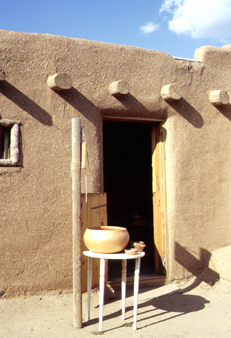
%> input picture sourceimages/door/door1.jpg, 231 x 338 px; its folder holds only this picture in this run
$ octave Script.m   (GNU Octave 9; MATLAB toolbox functions it lacks are replaced by stand-ins)
%> lines starting %> are read from the running program, lines starting %| are printed output that depends on the picture; in (x1, y1, x2, y2) boxes, pixels count from 0 and x2, y2 are one past the last pixel; in counts of white or black regions, pixels touching at a corner belong together; the program's own positions count from 1
### load_images.m
% This procedure loads a sequence of images
%
% Arguments:
%   'path', refers to a directory which contains a sequence of images
%   'reduce' is an optional parameter that controls downsampling, e.g., reduce = .5
%   downsamples all images by a factor of 2.
%
% tom.mertens@gmail.com, August 2007
%

function I = load_images(path, reduce)
%> called with reduce = 1

if ~exist('reduce')
    reduce = 1;
end

if (reduce > 1 || reduce <= 0)
    error('reduce must fulfill: 0 < reduce <= 1');
end

% find all JPEG or PPM files in directory
files = dir([path '/*.tif']);
N = length(files);
if (N == 0)
    files = dir([path '/*.jpg']);
    N = length(files);
    if (N == 0)
    files = dir([path '/*.gif']);
    N = length(files);
    if (N == 0)
    files = dir([path '/*.bmp']);
    N = length(files);
    if (N == 0)
    files = dir([path '/*.png']);
    N = length(files);
    if (N == 0)
    error('no files found');
    end
          end
         end
    end
end

% allocate memory
sz = size(imread([path '/' files(1).name]));
%> sz = [338 231 3]
r = floor(sz(1)*reduce);
%> r = 338
c = floor(sz(2)*reduce);
%> c = 231
if length(sz)==3
    I=zeros(r,c,3,N);
%> I: size 338x231x3 double; every value is 0
else
I = zeros(r,c,N);
end
% read all files
for i = 1:N

    % load image
    filename = [path '/' files(i).name];
    im = imread(filename);
%> im is the input picture: size 338x231x3 uint8; mean R, G, B 169.4, 152.2, 132.2
    if (size(im,1) ~= sz(1) || size(im,2) ~= sz(2))
        error('images must all have the same size');
    end

    % optional downsampling step
    if (reduce < 1)
    im = imresize(im,[r c],'bicubic');
    end
    if size(im,3)==3
    I(:,:,:,i) =im;
    else
    I(:,:,i) = im;
    end
    I=uint8(I);
end

### GFF.m
function [F] = GFF(I,r1,eps1,r2,eps2)
%   - local window radius: r
%   - regularization parameter: eps
if ~exist('r1')
    r1 = 45; eps1 = 0.3; r2 = 7; eps2 = 10^-6;
else
end
if size(I,3)==3 && size(I,4)~=1
G=rgb2gray_n(I);
else
G=I;
end
% Laplician Filtering
H = LapFilter(G);

% Gaussian Filtering and saliency  map
S = GauSaliency(H);

% Initial Weight Construction
P = IWconstruct(S);

% Color Dissimilarity Feature (only for dynamic fusion)

%  imgs=double(I)/255;
%  I_eq=Heq(double(imgs));
%  med_map=median(I_eq,4);
%  cost2=distance_map(I_eq,med_map,1,3,30);
%
%  P = P.*cost2;
%
% Weight Optimization with Guided Filtering
W_B = GuidOptimize(G,P,r1,eps1);
W_D = GuidOptimize(G,P,r2,eps2);

% Two Scale Decomposition and Fusion
F = GuidFuse(I,W_B,W_D);

% Image Format Transformation
F = uint8(F*255);

%imwrite(F,'fused_gff.tif')


% [6 lines left out: function rgb2gray_n, not called in this run]

function [ H ] = LapFilter( G )
%Conduct Laplacian filtering on each source image
L = [0 1 0; 1 -4 1; 0 1 0]; % The 3*3 laplacian filter
N = size(G,3); % to get number of Images
%> N = 3
G = double(G)/255; %Converting to double
H = zeros(size(G,1),size(G,2),N); % Assign memory
for i = 1:N
    H(:,:,i) = abs(imfilter(G(:,:,i),L,'replicate'));
end
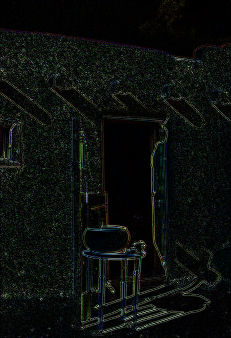
%> H: size 338x231x3 double; mean R, G, B 0.0752, 0.0937, 0.0796; drawn with min black and max white

function [ S ] = GauSaliency( H )
% Using the local average of the absolute value of H to construct the
% saliency maps
N = size(H,3);
S = zeros(size(H,1),size(H,2),N);
for i=1:N
se = fspecial('gaussian',11,5); % window size 5 sigma 11
S(:,:,i) = imfilter(H(:,:,i),se,'replicate');
end
S = S + 1e-12; %avoids division by zero
S = S./repmat(sum(S,3),[1 1 N]);%Normalize the saliences in to [0-1]

function [P] = IWconstruct( S )
% construct the initial weight maps
[r c N] = size(S);
%> r = 338; c = 231
[X Labels] = max(S,[],3); % find the labels of the maximum
clear X
for i = 1:N
    mono = zeros(r,c);
    mono(Labels==i) = 1;
    P(:,:,i) = mono;
end
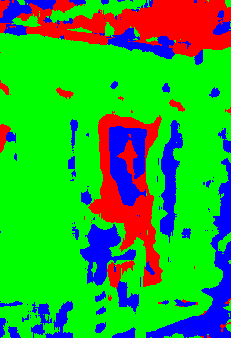
%> P: size 338x231x3 double; mean R, G, B 0.158, 0.67, 0.172
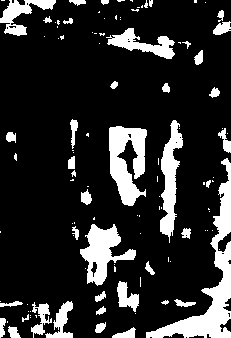
%> mono: size 338x231 double; values 0 (black) and 1 (white), 17.2% white; 112 white regions (71 under 20 px), largest, box (x1, y1, x2, y2) and area: (146, 158, 231, 338) 3252, (109, 126, 147, 206) 1955, (80, 224, 136, 286) 1537

function [W] = GuidOptimize( I, P, r, eps)
%> called with r = 45, eps = 0.3
N = size(I,3);
I = double(I)/255;
for i=1:N
P(:,:,i) = double(P(:,:,i));
W(:,:,i) = guidedfilter(I(:,:,i), P(:,:,i), r, eps);
end
W = uint8(W.*255); % Remove values which are not in the [0-1] range
%> W: size 338x231x3 uint8
W = double(W)/255;
%> W: size 338x231x3 double
W = W + 1e-12; %Normalization
W = W./repmat(sum(W,3),[1 1 N]);
%> call 2 of GuidOptimize, with r = 7, eps = 1e-06
%> after the loop in GuidOptimize (call 2), `for i=1:N`:
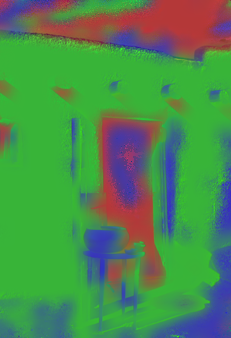
%> W: size 338x231x3 double; mean R, G, B 0.158, 0.67, 0.172; mean of the top-left, top-right, bottom-left and bottom-right quarters 0.333, 0.333, 0.334, 0.333; drawn with min black and max white

function [F] = GuidFuse(I, W_B, W_D)
I = double(I)/255;
se = fspecial('average', [31 31]);
if size(I,3)==3 && size(I,4)~=1
[r,c,M,N]=size(I);
F_B = zeros(r,c,M);
F_D = zeros(r,c,M);
for n=1:N
w_B = W_B(:,:,n);
w_D = W_D(:,:,n);
G = I(:,:,:,n);
B = imfilter(G,se,'replicate'); %equation number 13 in paper
D = G-B;                        % equation number 14
%subplot(6,3,n*3-2);imshow(G);subplot(6,3,n*3-1);imshow(B);subplot(6,3,n*3);imshow(D);
F_B = F_B+B.*repmat(w_B,[1 1 3]);
F_D = F_D+D.*repmat(w_D,[1 1 3]);
end
else
[r,c,N] = size(I);
F_B = zeros(r,c);
F_D = zeros(r,c);
for n=1:N
w_B = W_B(:,:,n);
w_D = W_D(:,:,n);
B = imfilter(I(:,:,n),se,'replicate');  % Getting Base Layer in two scale decomposition
D = I(:,:,n)-B;
F_B = F_B+B.*w_B;
F_D = F_D+D.*w_D;
end
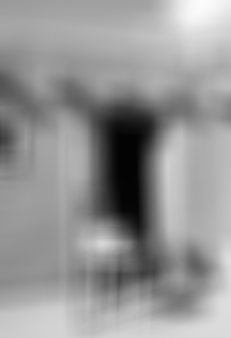
%> F_B: size 338x231 double; min 0.0142, max 0.992, mean 0.586
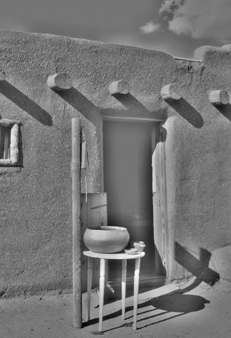
%> F_D: size 338x231 double; min -0.625, max 0.732, mean -0.00105; drawn with min black and max white
end
F = F_B+F_D;

### guidedfilter.m
function q = guidedfilter(I, p, r, eps)
%   GUIDEDFILTER   O(1) time implementation of guided filter.
%
%   - guidance image: I (should be a gray-scale/single channel image)
%   - filtering input image: p (should be a gray-scale/single channel image)
%   - local window radius: r
%   - regularization parameter: eps

[hei, wid] = size(I);
N = boxfilter(ones(hei, wid), r); % the size of each local patch; N=(2r+1)^2 except for boundary pixels.

mean_I = boxfilter(I, r) ./ N;
mean_p = boxfilter(p, r) ./ N;  % equation (5)
mean_Ip = boxfilter(I.*p, r) ./ N;  % mean IP used in equation (3)
cov_Ip = mean_Ip - mean_I .* mean_p; % this is the covariance of (I, p) in each local patch.

mean_II = boxfilter(I.*I, r) ./ N;
var_I = mean_II - mean_I .* mean_I;

a = cov_Ip ./ (var_I + eps); % Eqn. (3) in the paper;
b = mean_p - a .* mean_I; % Eqn. (4) in the paper;

mean_a = boxfilter(a, r) ./ N;
mean_b = boxfilter(b, r) ./ N;

q = mean_a .* I + mean_b; % Eqn. (1 and 9) in the paper;
end

### boxfilter.m
function imDst = boxfilter(imSrc, r)

%   BOXFILTER   O(1) time box filtering using cumulative sum
%
%   - Definition imDst(x, y)=sum(sum(imSrc(x-r:x+r,y-r:y+r)));
%   - Running time independent of r;
%   - Equivalent to the function: colfilt(imSrc, [2*r+1, 2*r+1], 'sliding', @sum);
%   - But much faster.

[hei, wid] = size(imSrc);
imDst = zeros(size(imSrc));

%cumulative sum over Y axis
imCum = cumsum(imSrc, 1);
%difference over Y axis
imDst(1:r+1, :) = imCum(1+r:2*r+1, :);
imDst(r+2:hei-r, :) = imCum(2*r+2:hei, :) - imCum(1:hei-2*r-1, :);
imDst(hei-r+1:hei, :) = repmat(imCum(hei, :), [r, 1]) - imCum(hei-2*r:hei-r-1, :);

%cumulative sum over X axis
imCum = cumsum(imDst, 2);
%difference over Y axis
imDst(:, 1:r+1) = imCum(:, 1+r:2*r+1);
imDst(:, r+2:wid-r) = imCum(:, 2*r+2:wid) - imCum(:, 1:wid-2*r-1);
imDst(:, wid-r+1:wid) = repmat(imCum(:, wid), [1, r]) - imCum(:, wid-2*r:wid-r-1);
end

### Script.m
clc,clear
addpath('evaluation');
I = load_images( 'C:\Users\Home\Dropbox\Research Work\Proposed Method\sourceimages\door',1);
%I = imresize(I,.5);
F = GFF(I);
%> in GFF, `F = uint8(F*255);`:
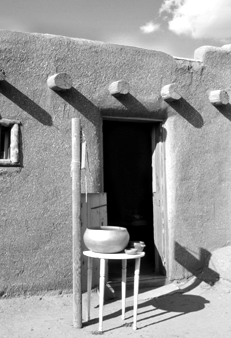
%> F: size 338x231 uint8; min 0, max 255, mean 149.1
%figure,imshow(F);

Folder = 'C:\Users\Home\Dropbox\Research Work\Proposed Method - GoL';
File   = 'DoorProposed11,5.jpg';
imwrite(F, fullfile(Folder, File));
count =1;
% % Evaluation Matrix
 A=I(:,:,:,1);
%> (the run ends here)

$ run again, on sourceimages/door/door3.jpg
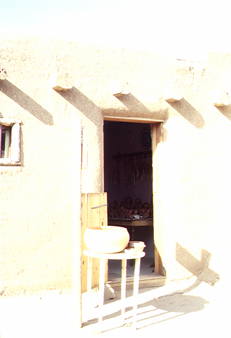
%> input picture sourceimages/door/door3.jpg, 231 x 338 px
%> sz = [338 231 3]
%> in load_images, `r = floor(sz(1)*reduce);`: r = 338
%> in load_images, `c = floor(sz(2)*reduce);`: c = 231
%> in load_images, im is the input picture: size 338x231x3 uint8; mean R, G, B 232.7, 227.8, 217.4
%> after the loop in IWconstruct, `for i = 1:N`:
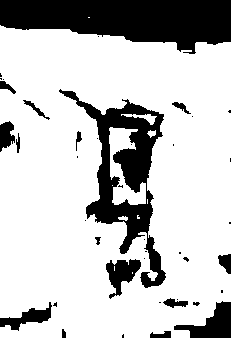
%> mono: size 338x231 double; values 0 (black) and 1 (white), 76.5% white; 41 black regions (24 under 20 px), largest, box (x1, y1, x2, y2) and area: (0, 0, 231, 54) 8551, (59, 89, 166, 288) 6175, (174, 301, 231, 338) 1035
%> in GuidFuse, `F = F_B+F_D;`:
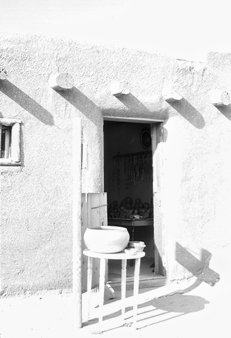
%> F: size 338x231 double; min -0.00429, max 1.02, mean 0.861; drawn with min black and max white

$ run again, on sourceimages/door/door5.jpg
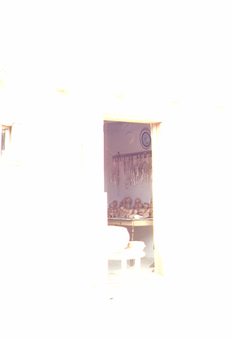
%> input picture sourceimages/door/door5.jpg, 231 x 338 px
%> sz = [338 231 3]
%> in load_images, `r = floor(sz(1)*reduce);`: r = 338
%> in load_images, `c = floor(sz(2)*reduce);`: c = 231
%> in load_images, im is the input picture: size 338x231x3 uint8; mean R, G, B 248.6, 246.2, 245.8
%> after the loop in IWconstruct, `for i = 1:N`:
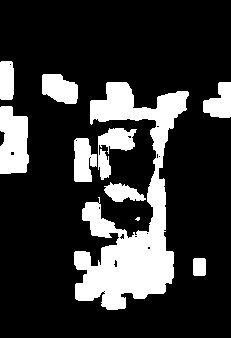
%> mono: size 338x231 double; values 0 (black) and 1 (white), 20.7% white; 10 white regions (1 under 20 px), largest, box (x1, y1, x2, y2) and area: (74, 82, 189, 310) 10026, (0, 106, 29, 174) 1656, (98, 128, 137, 180) 929
%> in GFF, `F = uint8(F*255);`:
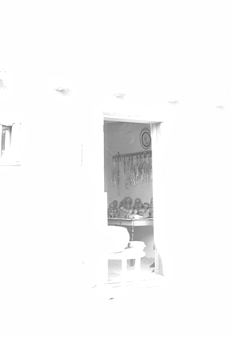
%> F: size 338x231 uint8; min 95, max 255, mean 246.6
